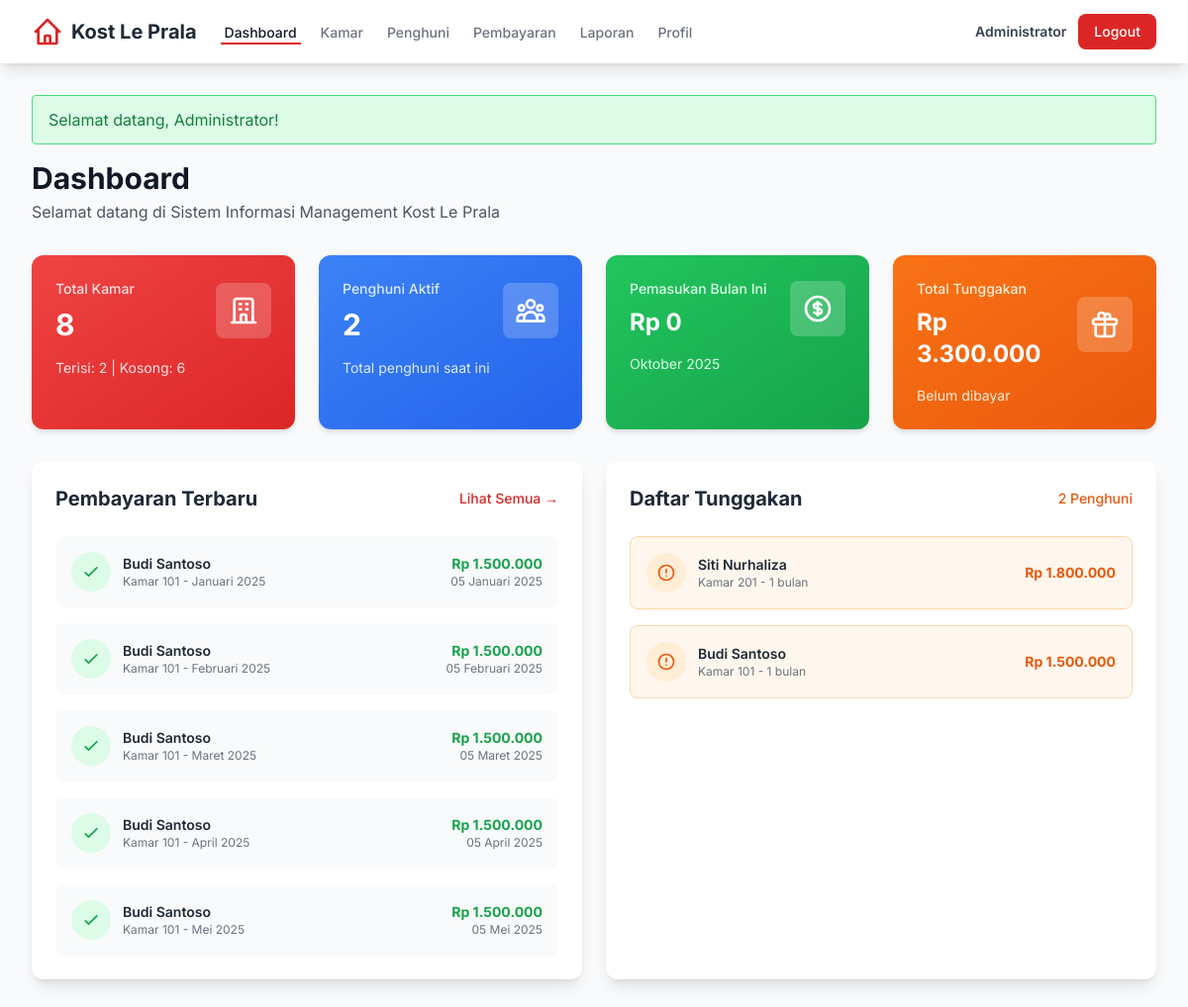
The page /dashboard/ (signed in) on the database its author committed.
### tables this page shows
CREATE TABLE pembayaran (
    id INT PRIMARY KEY AUTO_INCREMENT,
    penghuni_id INT NOT NULL,
    periode_bulan INT NOT NULL COMMENT '1-12',
    periode_tahun INT NOT NULL,
    jumlah DECIMAL(10,2) NOT NULL,
    tanggal_bayar DATE,
    status ENUM('lunas', 'belum_lunas') DEFAULT 'belum_lunas',
    metode_bayar VARCHAR(50),
    keterangan TEXT,
    created_by INT NOT NULL COMMENT 'Admin yang mencatat',
    created_at TIMESTAMP DEFAULT CURRENT_TIMESTAMP,
    updated_at TIMESTAMP DEFAULT CURRENT_TIMESTAMP ON UPDATE CURRENT_TIMESTAMP,
    FOREIGN KEY (penghuni_id) REFERENCES penghuni(id) ON DELETE CASCADE,
    FOREIGN KEY (created_by) REFERENCES users(id),
    UNIQUE KEY unique_periode (penghuni_id, periode_bulan, periode_tahun)
);

CREATE TABLE users (
    id INT PRIMARY KEY AUTO_INCREMENT,
    username VARCHAR(50) UNIQUE NOT NULL,
    password VARCHAR(255) NOT NULL,
    nama_lengkap VARCHAR(100) NOT NULL,
    email VARCHAR(100) UNIQUE NOT NULL,
    no_telp VARCHAR(15),
    role ENUM('admin', 'penghuni') NOT NULL,
    status ENUM('aktif', 'nonaktif') DEFAULT 'aktif',
    created_at TIMESTAMP DEFAULT CURRENT_TIMESTAMP,
    updated_at TIMESTAMP DEFAULT CURRENT_TIMESTAMP ON UPDATE CURRENT_TIMESTAMP
);

CREATE TABLE kamar (
    id INT PRIMARY KEY AUTO_INCREMENT,
    nomor_kamar VARCHAR(10) UNIQUE NOT NULL,
    tarif DECIMAL(10,2) NOT NULL,
    fasilitas TEXT,
    status ENUM('kosong', 'terisi') DEFAULT 'kosong',
    created_at TIMESTAMP DEFAULT CURRENT_TIMESTAMP,
    updated_at TIMESTAMP DEFAULT CURRENT_TIMESTAMP ON UPDATE CURRENT_TIMESTAMP
);

### dashboard/index.php (the view, shortened to what this page needs)
<?php
require_once '../config.php';
    $bulan_ini = date('n');
    $tahun_ini = date('Y');
if ($_SESSION['role'] == 'admin') {
    $total_kamar = $conn->query("SELECT COUNT(*) as total FROM kamar")->fetch_assoc()['total'];
    $kamar_terisi = $conn->query("SELECT COUNT(*) as total FROM kamar WHERE status = 'terisi'")->fetch_assoc()['total'];
    $kamar_kosong = $total_kamar - $kamar_terisi;
    $penghuni_aktif = $conn->query("SELECT COUNT(*) as total FROM penghuni WHERE status_sewa = 'aktif'")->fetch_assoc()['total'];
    $pemasukan_bulan_ini = $conn->query("SELECT COALESCE(SUM(jumlah), 0) as total FROM pembayaran WHERE periode_bulan = $bulan_ini AND periode_tahun = $tahun_ini AND status = 'lunas'")->fetch_assoc()['total'];
    $tunggakan = $conn->query("SELECT COALESCE(SUM(jumlah), 0) as total FROM pembayaran WHERE status = 'belum_lunas' AND periode_tahun = $tahun_ini AND periode_bulan <= $bulan_ini")->fetch_assoc()['total'];
    $pembayaran_terbaru = $conn->query("
        SELECT p.*, u.nama_lengkap, k.nomor_kamar
        FROM pembayaran p
        JOIN penghuni pe ON p.penghuni_id = pe.id
        JOIN users u ON pe.user_id = u.id
        JOIN kamar k ON pe.kamar_id = k.id
        WHERE p.status = 'lunas'
        ORDER BY p.created_at DESC
        LIMIT 5
    ");
    $tunggakan_list = $conn->query("
        SELECT u.nama_lengkap, k.nomor_kamar, COUNT(*) as jumlah_bulan, SUM(p.jumlah) as total_tunggakan
        FROM pembayaran p
        JOIN penghuni pe ON p.penghuni_id = pe.id
        JOIN users u ON pe.user_id = u.id
        JOIN kamar k ON pe.kamar_id = k.id
        WHERE p.status = 'belum_lunas' AND p.periode_tahun = $tahun_ini AND p.periode_bulan <= $bulan_ini
        GROUP BY pe.id
        ORDER BY total_tunggakan DESC
        LIMIT 5
    ");
}
?>
<!DOCTYPE html>
<html lang="id">
<head>
    <script src="https://cdn.tailwindcss.com"></script>
</head>
<body class="bg-gray-50">
    <nav class="bg-white shadow-lg sticky top-0 z-50">
        <div class="max-w-7xl mx-auto px-4 sm:px-6 lg:px-8">
            <div class="flex justify-between h-16">
                <div class="flex items-center">
                    <div class="flex-shrink-0 flex items-center">
                        <svg class="h-8 w-8 text-red-600" fill="none" stroke="currentColor" viewBox="0 0 24 24">
                            <path stroke-linecap="round" stroke-linejoin="round" stroke-width="2" d="M3 12l2-2m0 0l7-7 7 7M5 10v10a1 1 0 001 1h3m10-11l2 2m-2-2v10a1 1 0 01-1 1h-3m-6 0a1 1 0 001-1v-4a1 1 0 011-1h2a1 1 0 011 1v4a1 1 0 001 1m-6 0h6"></path>
                        </svg>
                        <span class="ml-2 text-xl font-bold text-gray-800">Kost Le Prala</span>
                    </div>
                    <div class="hidden sm:ml-6 sm:flex sm:space-x-4">
                        <a href="../dashboard" class="border-b-2 border-red-600 text-gray-900 inline-flex items-center px-1 pt-1 text-sm font-medium">
                            Dashboard
                        </a>
                        <?php if ($_SESSION['role'] == 'admin'): ?>
                        <a href="kamar.php" class="border-transparent text-gray-500 hover:border-gray-300 hover:text-gray-700 inline-flex items-center px-1 pt-1 border-b-2 text-sm font-medium">
                            Kamar
                        </a>
                        <a href="penghuni.php" class="border-transparent text-gray-500 hover:border-gray-300 hover:text-gray-700 inline-flex items-center px-1 pt-1 border-b-2 text-sm font-medium">
                            Penghuni
                        </a>
                        <a href="pembayaran.php" class="border-transparent text-gray-500 hover:border-gray-300 hover:text-gray-700 inline-flex items-center px-1 pt-1 border-b-2 text-sm font-medium">
                            Pembayaran
                        </a>
                        <a href="laporan.php" class="border-transparent text-gray-500 hover:border-gray-300 hover:text-gray-700 inline-flex items-center px-1 pt-1 border-b-2 text-sm font-medium">
                            Laporan
                        </a>
                        <?php endif; ?>
                        <a href="profile.php" class="border-transparent text-gray-500 hover:border-gray-300 hover:text-gray-700 inline-flex items-center px-1 pt-1 border-b-2 text-sm font-medium">
                            Profil
                        </a>
                    </div>
                </div>
                <div class="flex items-center">
                    <div class="ml-3 relative">
                        <div class="flex items-center space-x-3">
                            <span class="text-sm text-gray-700">
                                <span class="font-semibold"><?php echo $_SESSION['nama_lengkap']; ?></span>
                            </span>
                            <a href="../logout.php" class="bg-red-600 hover:bg-red-700 text-white px-4 py-2 rounded-lg text-sm font-medium transition duration-200">
                                Logout
                            </a>
                        </div>
                    </div>
                </div>
            </div>
        </div>
    </nav>
    <div class="max-w-7xl mx-auto px-4 sm:px-6 lg:px-8 py-8">
        <div class="mb-8">
            <h1 class="text-3xl font-bold text-gray-900">Dashboard</h1>
            <p class="text-gray-600 mt-1">Selamat datang di Sistem Informasi Management Kost Le Prala</p>
        </div>
        <?php if ($_SESSION['role'] == 'admin'): ?>
        <div class="grid grid-cols-1 md:grid-cols-2 lg:grid-cols-4 gap-6 mb-8">
            <div class="bg-gradient-to-br from-red-500 to-red-600 rounded-xl p-6 text-white card-shadow">
                <div class="flex items-center justify-between">
                    <div>
                        <p class="text-red-100 text-sm font-medium">Total Kamar</p>
                        <p class="text-3xl font-bold mt-2"><?php echo $total_kamar; ?></p>
                    </div>
                    <div class="bg-white bg-opacity-20 p-3 rounded-lg">
                        <svg class="w-8 h-8" fill="none" stroke="currentColor" viewBox="0 0 24 24">
                            <path stroke-linecap="round" stroke-linejoin="round" stroke-width="2" d="M19 21V5a2 2 0 00-2-2H7a2 2 0 00-2 2v16m14 0h2m-2 0h-5m-9 0H3m2 0h5M9 7h1m-1 4h1m4-4h1m-1 4h1m-5 10v-5a1 1 0 011-1h2a1 1 0 011 1v5m-4 0h4"></path>
                        </svg>
                    </div>
                </div>
                <div class="mt-4 flex items-center text-sm">
                    <span class="text-red-100">Terisi: <?php echo $kamar_terisi; ?> | Kosong: <?php echo $kamar_kosong; ?></span>
                </div>
            </div>
            <div class="bg-gradient-to-br from-blue-500 to-blue-600 rounded-xl p-6 text-white card-shadow">
                <div class="flex items-center justify-between">
                    <div>
                        <p class="text-blue-100 text-sm font-medium">Penghuni Aktif</p>
                        <p class="text-3xl font-bold mt-2"><?php echo $penghuni_aktif; ?></p>
                    </div>
                    <div class="bg-white bg-opacity-20 p-3 rounded-lg">
                    </div>
                </div>
                <div class="mt-4 flex items-center text-sm">
                    <span class="text-blue-100">Total penghuni saat ini</span>
                </div>
            </div>
            <div class="bg-gradient-to-br from-green-500 to-green-600 rounded-xl p-6 text-white card-shadow">
                <div class="flex items-center justify-between">
                    <div>
                        <p class="text-green-100 text-sm font-medium">Pemasukan Bulan Ini</p>
                        <p class="text-2xl font-bold mt-2"><?php echo format_rupiah($pemasukan_bulan_ini); ?></p>
                    </div>
                    <div class="bg-white bg-opacity-20 p-3 rounded-lg">
                    </div>
                </div>
                <div class="mt-4 flex items-center text-sm">
                    <span class="text-green-100"><?php echo nama_bulan($bulan_ini); ?> <?php echo $tahun_ini; ?></span>
                </div>
            </div>
            <div class="bg-gradient-to-br from-orange-500 to-orange-600 rounded-xl p-6 text-white card-shadow">
                <div class="flex items-center justify-between">
                    <div>
                        <p class="text-orange-100 text-sm font-medium">Total Tunggakan</p>
                        <p class="text-2xl font-bold mt-2"><?php echo format_rupiah($tunggakan); ?></p>
                    </div>
                    <div class="bg-white bg-opacity-20 p-3 rounded-lg">
                        <svg class="w-8 h-8" fill="none" stroke="currentColor" viewBox="0 0 24 24">
                            <path stroke-linecap="round" stroke-linejoin="round" stroke-width="2" d="M12 8v13m0-13V6a2 2 0 112 2h-2zm0 0V5.5A2.5 2.5 0 109.5 8H12zm-7 4h14M5 12a2 2 0 110-4h14a2 2 0 110 4M5 12v7a2 2 0 002 2h10a2 2 0 002-2v-7"></path>
                        </svg>
                    </div>
                </div>
                <div class="mt-4 flex items-center text-sm">
                    <span class="text-orange-100">Belum dibayar</span>
                </div>
            </div>
        </div>
        <div class="grid grid-cols-1 lg:grid-cols-2 gap-6">
            <div class="bg-white rounded-xl shadow-lg p-6">
                <div class="flex items-center justify-between mb-6">
                    <h2 class="text-xl font-bold text-gray-800">Pembayaran Terbaru</h2>
                    <a href="pembayaran.php" class="text-red-600 hover:text-red-700 text-sm font-medium">Lihat Semua →</a>
                </div>
                <div class="space-y-4">
                    <?php if ($pembayaran_terbaru->num_rows > 0): ?>
                        <?php while ($row = $pembayaran_terbaru->fetch_assoc()): ?>
                        <div class="flex items-center justify-between p-4 bg-gray-50 rounded-lg hover:bg-gray-100 transition">
                            <div class="flex items-center space-x-3">
                                <div class="flex-shrink-0">
                                    <div class="w-10 h-10 bg-green-100 rounded-full flex items-center justify-center">
                                        <svg class="w-5 h-5 text-green-600" fill="none" stroke="currentColor" viewBox="0 0 24 24">
                                            <path stroke-linecap="round" stroke-linejoin="round" stroke-width="2" d="M5 13l4 4L19 7"></path>
                                        </svg>
                                    </div>
                                </div>
                                <div>
                                    <p class="text-sm font-semibold text-gray-800"><?php echo $row['nama_lengkap']; ?></p>
                                    <p class="text-xs text-gray-500">Kamar <?php echo $row['nomor_kamar']; ?> - <?php echo nama_bulan($row['periode_bulan']); ?> <?php echo $row['periode_tahun']; ?></p>
                                </div>
                            </div>
                            <div class="text-right">
                                <p class="text-sm font-bold text-green-600"><?php echo format_rupiah($row['jumlah']); ?></p>
                                <p class="text-xs text-gray-500"><?php echo format_tanggal($row['tanggal_bayar']); ?></p>
                            </div>
                        </div>
                        <?php endwhile; ?>
                    <?php else: ?>
                        <p class="text-gray-500 text-center py-8">Belum ada pembayaran</p>
                    <?php endif; ?>
                </div>
            </div>
            <div class="bg-white rounded-xl shadow-lg p-6">
                <div class="flex items-center justify-between mb-6">
                    <h2 class="text-xl font-bold text-gray-800">Daftar Tunggakan</h2>
                    <span class="text-orange-600 text-sm font-medium"><?php echo $tunggakan_list->num_rows; ?> Penghuni</span>
                </div>
                <div class="space-y-4">
                    <?php if ($tunggakan_list->num_rows > 0): ?>
                        <?php while ($row = $tunggakan_list->fetch_assoc()): ?>
                        <div class="flex items-center justify-between p-4 bg-orange-50 rounded-lg border border-orange-200">
                            <div class="flex items-center space-x-3">
                                <div class="flex-shrink-0">
                                    <div class="w-10 h-10 bg-orange-100 rounded-full flex items-center justify-center">
                                        <svg class="w-5 h-5 text-orange-600" fill="none" stroke="currentColor" viewBox="0 0 24 24">
                                            <path stroke-linecap="round" stroke-linejoin="round" stroke-width="2" d="M12 8v4m0 4h.01M21 12a9 9 0 11-18 0 9 9 0 0118 0z"></path>
                                        </svg>
                                    </div>
                                </div>
                                <div>
                                    <p class="text-sm font-semibold text-gray-800"><?php echo $row['nama_lengkap']; ?></p>
                                    <p class="text-xs text-gray-500">Kamar <?php echo $row['nomor_kamar']; ?> - <?php echo $row['jumlah_bulan']; ?> bulan</p>
                                </div>
                            </div>
                            <div class="text-right">
                                <p class="text-sm font-bold text-orange-600"><?php echo format_rupiah($row['total_tunggakan']); ?></p>
                            </div>
                        </div>
                        <?php endwhile; ?>
                    <?php endif; ?>
                </div>
            </div>
        </div>
        <?php endif; ?>
    </div>
</body>
</html>

### rows shown on the page
pembayaran: users.nama_lengkap "Budi Santoso", kamar.nomor_kamar "101", periode_bulan "Januari", periode_tahun "2025", jumlah "Rp 1.500.000", tanggal_bayar "05 Januari 2025"
pembayaran: users.nama_lengkap "Budi Santoso", kamar.nomor_kamar "101", periode_bulan "Februari", periode_tahun "2025", jumlah "Rp 1.500.000", tanggal_bayar "05 Februari 2025"
pembayaran: users.nama_lengkap "Budi Santoso", kamar.nomor_kamar "101", periode_bulan "Maret", periode_tahun "2025", jumlah "Rp 1.500.000", tanggal_bayar "05 Maret 2025"
pembayaran: users.nama_lengkap "Budi Santoso", kamar.nomor_kamar "101", periode_bulan "April", periode_tahun "2025", jumlah "Rp 1.500.000", tanggal_bayar "05 April 2025"
pembayaran: users.nama_lengkap "Budi Santoso", kamar.nomor_kamar "101", periode_bulan "Mei", periode_tahun "2025", jumlah "Rp 1.500.000", tanggal_bayar "05 Mei 2025"

### other values the page prints
$_SESSION['nama_lengkap'] "Administrator"
$_SESSION['message'] "Selamat datang, Administrator!"
$total_kamar "8"
$kamar_terisi "2"
$kamar_kosong "6"
$penghuni_aktif "2"
format_rupiah($pemasukan_bulan_ini) "Rp 0"
nama_bulan($bulan_ini) "Oktober"
$tahun_ini "2025"
format_rupiah($tunggakan) "Rp 3.300.000"
$tunggakan_list->num_rows "2"
$row['nama_lengkap'] "Siti Nurhaliza"
$row['nomor_kamar'] "201"
$row['jumlah_bulan'] "1"
format_rupiah($row['total_tunggakan']) "Rp 1.800.000"
